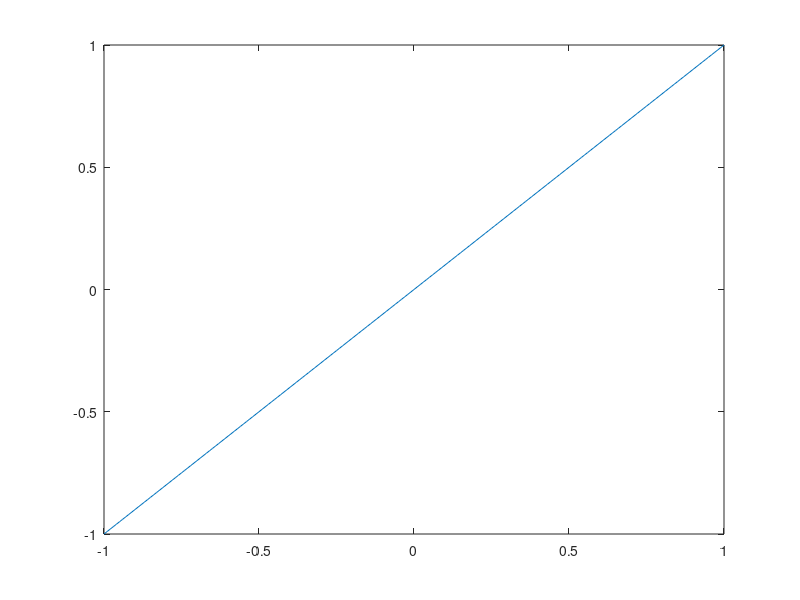

Here is the MATLAB script that generated this plot: (Note: this script raises an error after producing the figure.)
%% PR08 
%
% Agregar la expresión análitica de la serie en ambos formatos (hay dos series 
% en esta tarea).
%
% _ *1.-* _ Encuentra la expresion de la serie de Fourier, para la señal f(t) = t, 
% en el intervalo [−1, 1].Observa que es una señal impar.
%%

figure(1)
hFig = figure(1);
set(hFig, 'Position', [0 0 900 900])
f=@(u) u;
u=-1:0.01:1;
plot(u,f(u))
%% 
% Con:
% 
% $$T_0 =2,\;\;\;\;\;\;\;W_0 =\pi$$
% 
% Siendo la serier de fourier compacta:
% 
% $$S_f \left(t\right)=C_0 \;\mathrm{cos}\left(\phi_0 \right)+\sum_{n=1}^{\infty 
% } \left(C_n \;\mathrm{cos}\left(n\varpi_0 t\;+\phi_n \right)\right)$$
% 
% Asi obteniendo los valores necesarios para la serie de fourier trigonometrica 
% compacta:
%%

syms t n 
assume n positive integer

T0=2;
w0=2*pi/T0;

a0=(1/T0)*int(t,t,-1,1);
an=simplify((2/T0)*int(t*cos(n*w0*t),t,-1,1));
bn=simplify((4/T0)*int(t*sin(n*w0*t),t,0,1));

c0=abs(a0)
Cn=sqrt(simplify(an^2+bn^2))
cn=@(n) 2./(pi.*n);
if(a0<0)
    
fi0=pi; 

else
    fi0=0;
end

%%
%como fin es algo entre 0, se reescribira para adecuarla

fin=@(n) pi/2.*((-1).^n);

%% 
% a.- 
% 
% Realizamos la grafica
% 
% $$\begin{array}{l}S_f \left(t\right)=C_0 \;\mathrm{cos}\left(\phi_0 \right)+\sum_{n=1}^{\infty 
% } \left(C_n \;\mathrm{cos}\left(n\varpi_0 t\;+\phi_n \right)\right)\\=\sum_{n=1}^{\infty 
% } \left(\frac{2}{n\pi }\;\mathrm{cos}\left(n\pi t+\phi_n \right)\right)\end{array}$$
%%
t0=-1;
tf=1;
armo=15;
a=-7;
b=7;

sf=c0*cos(fi0);
t=a:0.01:b;

for m=1:armo
    theta=w0*m*t + fin(m);
    sf=sf + cn(m)*cos(theta);
end
figure(2)
hFig = figure(2);
set(hFig, 'Position', [0 0 900 900])
subplot(3,2,1)
plot(t,sf,'LineWidth',2)
grid on
legend('Serie de Fourier','Location','Best')
xlabel('t','FontWeight','bold','FontSize',16)

sf=c0*cos(fi0);
t1=t0:0.01:tf;

for m=1:armo
    theta=w0*m*t1 + fin(m);
    sf=sf + cn(m)*cos(theta);
end

subplot(3,2,2)
plot(t1,f(t1),'b','LineWidth',2)
grid on
hold on
plot(t1,sf,'LineWidth',2)
legend('Función original','Serie de Fourier ','Location','Best')
xlabel('t','FontWeight','bold','FontSize',16)
nn=-0:armo;
axis auto

subplot(3,2,4)
e=f(t1)-sf;
plot(t1,e,'LineWidth',2)
title('Error','FontWeight','bold','FontSize',16)
xlabel('t','FontWeight','bold','FontSize',16)
axis auto
grid on

subplot(3,2,6)
e=f(t1)-sf;
area(t1,e.^2)
legend('Energia del error','Location','Best')
xlabel('t','FontWeight','bold','FontSize',16)
axis auto
grid on

cnM=zeros(1,length(nn));
cont=1;
for i =-armo:armo
    if i==0
        cnM(cont)=c0;
    end
    cnM(cont)=cn(i);
    cont=cont+1;
end

subplot(3,2,3)
stem(w0*nn,cn(nn),'LineWidth',2)
title('Espectro de magnitud Cn','FontWeight','bold','FontSize',16)
xlabel('\omega','FontWeight','bold','FontSize',16)
grid on

subplot(3,2,5)
stem(w0*nn,fin(nn),'LineWidth',2)
title('Espectro de fase, \phi_n ','FontWeight','bold','FontSize',16) % % 
xlabel('\omega','FontWeight','bold','FontSize',16)
grid on

%% 
% b. Serie de Fourier Exponencial Compleja:
%%


syms t n 
assume n positive integer
T0=2;
W0=2*pi/T0;
f=t;
Dn=simplify((1/T0)*int(f*exp(-n*j*W0*t),-T0/2,T0/2))

%% 
% Las Serie de Fourier queda de la siguiente forma:
% 
% 
% 
% Realizamos la grafica
%%

m=15;
Dn=@(n) j*(-1)^(n)/(n*pi);
D0=0;
t=(5)*(-T0/2):0.01:(5)*(T0/2);
Sfc=D0;
for n=1:m
    Sfc=Sfc+Dn(-n)*exp(W0*-n*t*j)+Dn(n)*exp(W0*n*t*j);
end
figure(3)
hFig = figure(3);
set(hFig, 'Position', [0 0 900 900])

subplot(3,2,1)
plot(t,Sfc,'LineWidth',2)
grid on
legend('S. Fourier Exp. Compleja','Location','southeast')
xlabel('t','FontWeight','bold','FontSize',16)
axis([-6 6 -2 2])
Sfc=D0;
t=(-T0/2):0.01:(T0/2);
for n=1:m
    Sfc=Sfc+Dn(-n)*exp(W0*-n*t*j)+Dn(n)*exp(W0*n*t*j);
end
subplot(3,2,2)
f=@(t) t;
plot(t,f(t),'r','LineWidth',1)
grid on
hold on
plot(t,Sfc,'g','LineWidth',0.85)
legend('Función original','Serie de Fourier ','Location','Best')
xlabel('t','FontWeight','bold','FontSize',16)
axis([-1.2 1.2 -1.2 1.2])
subplot(3,2,4)
Ec=f(t)-Sfc;
plot(t,Ec,'LineWidth',2)
title('Error','FontWeight','bold','FontSize',16)
xlabel('t','FontWeight','bold','FontSize',16)
axis auto
grid on
subplot(3,2,6)
area(t,Ec.^2)
legend('Energia del error','Location','Best')
xlabel('t','FontWeight','bold','FontSize',16)
axis auto
grid on
nn=-m:m;
absdn=zeros(1,length(nn));
cont=1;
for i =-m:m
    if i==0
        absdn(cont)=D0;
    end
    
    absdn(cont)=Dn(i);
    cont=cont+1;
end
subplot(3,2,3)
stem(W0*nn,abs(absdn),'LineWidth',2)
title('Espectro de magnitud D_n ','FontWeight','bold','FontSize',16)
xlabel('\omega','FontWeight','bold','FontSize',16)
grid on
axis auto
subplot(3,2,5)
stem(W0*nn,angle(absdn),'LineWidth',2)
title('Espectro de fase, \angle de D_n ','FontWeight','bold','FontSize',16)
xlabel('\omega','FontWeight','bold','FontSize',16)
grid on
axis auto

%% 
% _ * 2.- * _ Encuentra la expresion de la serie de Fourier, para la señal f(t) = t^2  
% en el intervalo [−2, 2]. Observa que es una señ̃al par.
%%


figure(4)
hFig = figure(4);
set(hFig, 'Position', [0 0 900 900])
f=@(u) u.^2;
u=-2:0.01:2;
plot(u,f(u))

%% 
% Realizando lo mismo que el anterior
% 
% a.-Serie de Fourier Trigonometrica Compacta
%%
syms n t 

assume(n,["positive" "integer"])

T0=4;
w0=2*pi/T0;

a0=(1/T0)*int(t^2,t,-2,2);
an=simplify((2/T0)*int(t^2*cos(n*w0*t),t,-2,2));
bn=simplify((4/T0)*int(t^2*sin(n*w0*t),t,-2,2));

c0=abs(a0)
Cn=sqrt(simplify(an^2+bn^2))
cn=@(n) 16./((n.*pi).^2);
fin=-atan(bn/an);

if(a0<0)
    
fi0=pi
else
    fi0=0;
end
%como fin es o entre algo, se reescribira para adecuarla
fin=@(n) pi.*((mod(n,1)==0)) -pi.*((mod(n,2)==0));

%% 
% Las Serie de Fourier queda de la siguiente forma:
% 
% $$\begin{array}{l}S_f \left(t\right)=C_0 \;\mathrm{cos}\left(\phi_0 \right)+\sum_{n=1}^{\infty 
% } \left(C_n \;\mathrm{cos}\left(n\varpi_0 t\;+\phi_n \right)\right)\\=\frac{4}{3}+\sum_{n=1}^{\infty 
% } \left(\frac{16{\left(-1\right)}^n }{n^2 \pi^2 }\;\mathrm{cos}\left(\frac{n\pi 
% t\;}{2}+\phi_n \right)\right)\end{array}$$
% 
% 
% 
% Realizamos la grafica
%%
t0=-2;
tf=2;
armo=15;
a=-10;
b=10;

sf=c0*cos(fi0);
t=a:0.01:b;

for m=1:armo
    theta=w0*m*t + fin(m);
    sf=sf + cn(m)*cos(theta);
end
figure(5)
hFig = figure(5);
set(hFig, 'Position', [0 0 900 900])
subplot(3,2,1)
plot(t,sf,'LineWidth',2)
grid on
legend('Serie de Fourier','Location','Best')
xlabel('t','FontWeight','bold','FontSize',16)

sf=c0*cos(fi0);
t1=t0:0.01:tf;
i=1;
for m=1:armo
    theta=w0*m*t1 + fin(m);
    sf=sf + cn(m)*cos(theta);
end

subplot(3,2,2)
plot(t1,f(t1),'b','LineWidth',2)
grid on
hold on
plot(t1,sf,'LineWidth',2)
legend('Función original','Serie de Fourier ','Location','Best')
xlabel('t','FontWeight','bold','FontSize',16)
nn=0:armo;
axis auto

subplot(3,2,4)
e=f(t1)-sf;
plot(t1,e,'LineWidth',2)
title('Error','FontWeight','bold','FontSize',16)
xlabel('t','FontWeight','bold','FontSize',16)
axis auto
grid on

subplot(3,2,6)
e=f(t1)-sf;
area(t1,e.^2)
legend('Energia del error','Location','Best')
xlabel('t','FontWeight','bold','FontSize',16)
axis auto
grid on

cnM=zeros(1,length(nn));
cont=1;
for i =-armo:armo
    if i==0
        cnM(cont)=c0;
    end
    cnM(cont)=cn(i);
    cont=cont+1;
end

subplot(3,2,3)
stem(w0*nn,cn(nn),'LineWidth',2)
title('Espectro de magnitud Cn','FontWeight','bold','FontSize',16)
xlabel('\omega','FontWeight','bold','FontSize',16)
grid on

subplot(3,2,5)
stem(w0*nn,fin(nn),'LineWidth',2)
title('Espectro de fase, \phi_n ','FontWeight','bold','FontSize',16)
xlabel('\omega','FontWeight','bold','FontSize',16)
grid on


%% 
% b. Serie de Fourier Exponencial Compleja:
%%

syms t n 
assume(n,'integer')
T0=4;
W0=2*pi/T0;
f2=t*t;
Dn=simplify((1/T0)*int(f2*exp(-n*j*W0*t),-T0/2,T0/2))
D0=simplify((1/T0)*int(f2,-T0/2,T0/2))
%% 
% Las Serie de Fourier queda de la siguiente forma:
% 
% $$S_f \left(t\right)=\sum_{n=-\infty }^{\infty } D_n e^{\mathrm{nj}\omega_0 
% t} =\frac{4}{3}+\sum_{n=-\infty }^{-1} \frac{8{\left(-1\right)}^n }{n^2 \pi^2 
% }e^{\frac{\pi }{2}\mathrm{njt}} +\sum_1^{\infty } \frac{8{\left(-1\right)}^n 
% }{n^2 \pi^2 }e^{\frac{\pi }{2}\mathrm{njt}}$$
% 
% Realizamos la grafica
%%
m=15;
Dn=@(n) (8*(-1)^n)/((n*pi)^2);
D0=4/3;
t=(5)*(-T0/2):0.01:(5)*(T0/2);
Sfc=D0;
for n=1:m
    Sfc=Sfc+Dn(-n)*exp(W0*-n*t*j)+Dn(n)*exp(W0*n*t*j);
end
figure(6)
hFig = figure(6);
set(hFig, 'Position', [0 0 900 900])
subplot(3,2,1)
plot(t,Sfc,'LineWidth',2)
grid on
legend('S. Fourier','Location','southeast')
xlabel('t','FontWeight','bold','FontSize',16)
axis([-10 10 -0.5 4.5])

Sfc=D0;
t=(-T0/2):0.01:(T0/2);
for n=1:m
    Sfc=Sfc+Dn(-n)*exp(W0*-n*t*j)+Dn(n)*exp(W0*n*t*j);
end

subplot(3,2,2)
f2=@(t) t.*t;
plot(t,f2(t),'r','LineWidth',1)
grid on
hold on
plot(t,Sfc,'b','LineWidth',0.85)
legend('Función original','Serie de Fourier ','Location','Best')
xlabel('t','FontWeight','bold','FontSize',16)
axis([-2 2 -0.5 4.5])
subplot(3,2,4)
Ec=f2(t)-Sfc;
plot(t,Ec,'LineWidth',2)
title('Error','FontWeight','bold','FontSize',16)
xlabel('t','FontWeight','bold','FontSize',16)
axis auto
grid on

subplot(3,2,6)
area(t,Ec.^2)
legend('Energia del error','Location','Best')
xlabel('t','FontWeight','bold','FontSize',16)
axis auto
grid on
nn=-m:m;
absdn=zeros(1,length(nn));
cont=1;
for i =-m:m
    if i==0
        absdn(cont)=D0;
    end
    
    absdn(cont)=Dn(i);
    cont=cont+1;
end

subplot(3,2,3)
stem(W0*nn,abs(absdn),'LineWidth',2)
title('Espectro de magnitud D_n ','FontWeight','bold','FontSize',16)
xlabel('\omega','FontWeight','bold','FontSize',16)
grid on
axis auto
subplot(3,2,5)
stem(W0*nn,angle(absdn),'LineWidth',2)
title('Espectro de fase, \angle de D_n ','FontWeight','bold','FontSize',16)
xlabel('\omega','FontWeight','bold','FontSize',16)
grid on
axis auto
